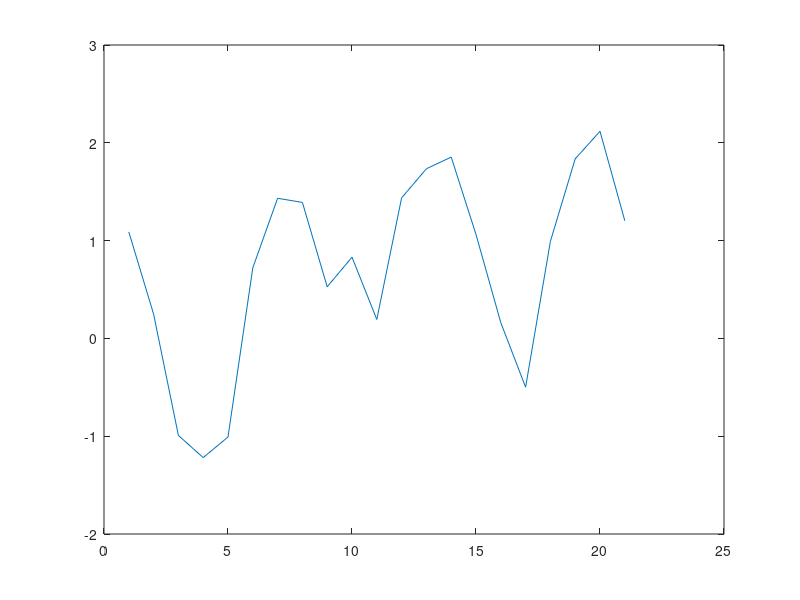

MATLAB code to generate this figure: (Note: this script raises an error after producing the figure.)
% ICA on audio sample

%audioinfo('ica_sound')       % --- 2007 version of matlab doesn't have audio write and read

%audiowrite('out_file.mp3',randn(100,1),0.1);

t = 0:0.1:2;

x = sin(t) + cos(10*t);
x2 = x+0.5*randn(size(x));

figure('position', [5 550 400 500]); plot(1:size(x,2),x2);

output = fastica([x;x2], 'numOfIc', 2);
[A W] = fastica([x;x2]);

figure('position', [5 10 400 500]); plot(1:size(output,2),output);

size(output);




%%%% ---- couldn't get 2 or more components from signal x



